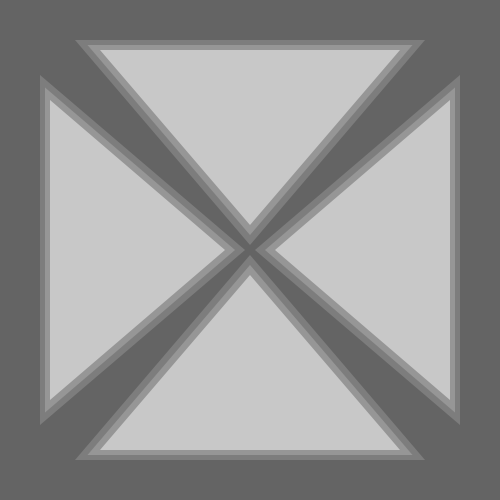
Frame 1 (no input)
Frame 60 (the mouse pressed at the canvas centre just before this capture): identical to frame 1, image omitted
Frame 120 (the mouse held since frame 60 and released just before this capture): identical to frame 1, image omitted

The Processing sketch that drew this single still picture (run headless with seeded random() and noise(); from frame 60 on, the mouse is pressed at the canvas centre):

// Processing sketch: processing_57193
// ── processing_57193.pde

int x = 250;
int y = 250;
int disp = 25;

float triLength = (300);
float triWidth = (400);

void setup() {
  size(500, 500);
  noStroke();
  frameRate(30);
}

void draw() {
  background(100);

  int ay = y-disp;
  int bx = x+disp;
  int cy = y+disp;
  int dx = x-disp;

  float base = (triLength/2);
  float height = (triWidth/2);

  float mHeight = height+5;          // middle triangle height
  float mBase = base+12.5;           // middle triangle width
  float oBase = base+25;             // outer triangle width
  float oHeight = height+10;         // outer triangle height

  fill(125);
  triangle(x, ay+20, (x-oBase), (y-oHeight), (x+oBase), (y-oHeight));
  triangle(bx-20, y, (x+oHeight), (y-oBase), (x+oHeight), (y+oBase));
  triangle(x, cy-20, (x+oBase), (y+oHeight), (x-oBase), (y+oHeight));
  triangle(dx+20, y, (x-oHeight), (y+oBase), (x-oHeight), (y-oBase));

  fill(150);
  triangle(x, ay+10, (x-mBase), (y-mHeight), (x+mBase), (y-mHeight));
  triangle(bx-10, y, (x+mHeight), (y-mBase), (x+mHeight), (y+mBase));
  triangle(x, cy-10, (x+mBase), (y+mHeight), (x-mBase), (y+mHeight));
  triangle(dx+10, y, (x-mHeight), (y+mBase), (x-mHeight), (y-mBase));

  fill(200);
  triangle(x, ay, (x-base), (y-height), (x+base), (y-height));
  triangle(bx, y, (x+height), (y-base), (x+height), (y+base));
  triangle(x, cy, (x+base), (y+height), (x-base), (y+height));
  triangle(dx, y, (x-height), (y+base), (x-height), (y-base));
}

void keyPressed() {
  if (key == CODED) {
    if (keyCode == RIGHT) {
      triLength = triLength+10;
    } 
    else if (keyCode == LEFT) {
      triLength = triLength-10;
    } 
    else if (keyCode == UP) {
      triWidth = triWidth+10;
    } 
    else if (keyCode == DOWN) {
      triWidth = triWidth-10;
    } 
    else if (keyCode == ALT) {
      disp = disp-10;
    } 
    else if (keyCode == SHIFT) {
      disp = disp+10;
    }}
    else if (key == 'x') {
      x = x+10;
    }
    else if (key == 'z') {
      x = x-10;
    }
    else if (key == 'y') {
      y = y+10;
    }
    else if (key == 't') {
      y = y-10;
    }
  }  
  
